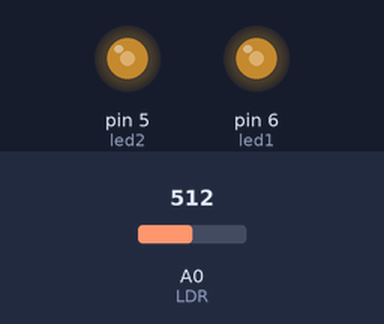
A sketch run on a simulated Arduino Uno, built with avr-gcc and run on an emulated ATmega328P. On the bench: output pins drawn as LEDs (lit = HIGH). Inputs (shaded band) come from the test bench; at power-on: A0 (LDR) = 512.

Above: at 1.2 s.
1.3 s: A0 (LDR) set to 716
At 2.3 s:
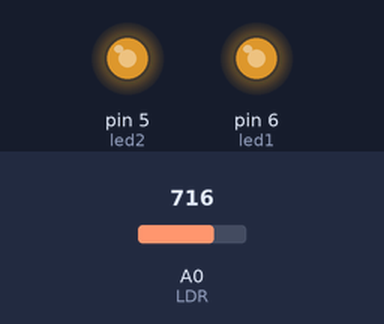
2.8 s: A0 (LDR) set to 900
At 3.6 s:
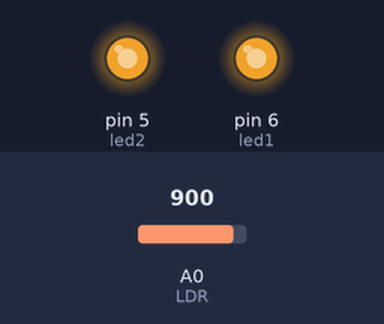
4.3 s: A0 (LDR) set to 122
At 4.8 s:
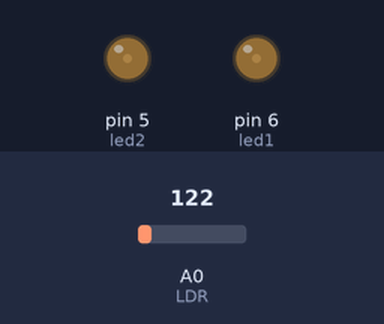
5.8 s: A0 (LDR) set to 0
At 7.0 s:
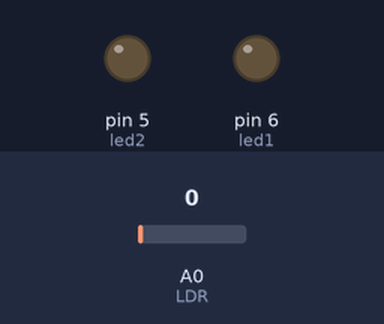
7.3 s: A0 (LDR) set to 511
At 8.5 s:
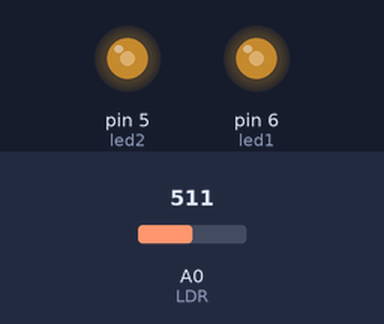
Timing chart, 0 to 9.8 s (numbered marks = the images above; inputs shaded):
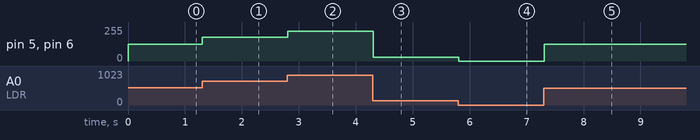

Measured:
- after the input at 1.3 s, pin 5 (led2), pin 6 (led1): 127/255 → 178/255 at once
- after the input at 2.8 s, pin 5 (led2), pin 6 (led1): 178/255 → 224/255 at once
- after the input at 4.3 s, pin 5 (led2), pin 6 (led1): 224/255 → 30/255 at once
- after the input at 5.8 s, pin 5 (led2), pin 6 (led1): 30/255 → 0/255 at once
- after the input at 7.3 s, pin 5 (led2), pin 6 (led1): 0/255 → 127/255 at once

The sketch:

LDR_with_Led.ino
```cpp
#define LDR A0
#define led1 6
#define led2 5

void setup() {
  Serial.begin(9600);
  pinMode(led1, OUTPUT);
  pinMode(led2, OUTPUT);
  pinMode(LDR, INPUT);

}

void loop() {
  // Read the actual analog value
  int value = analogRead(LDR);

  // Map the average value from MIN to MAX into PWM values
  int ledPwmValue = map(value, 0, 1023, 0, 255);

  // Write mapped value as PWM signal to LEDs
  analogWrite(led2, ledPwmValue);
  analogWrite(led1, ledPwmValue);

  // Add a small delay to avoid flooding the serial output
  delay(100);
}
```
